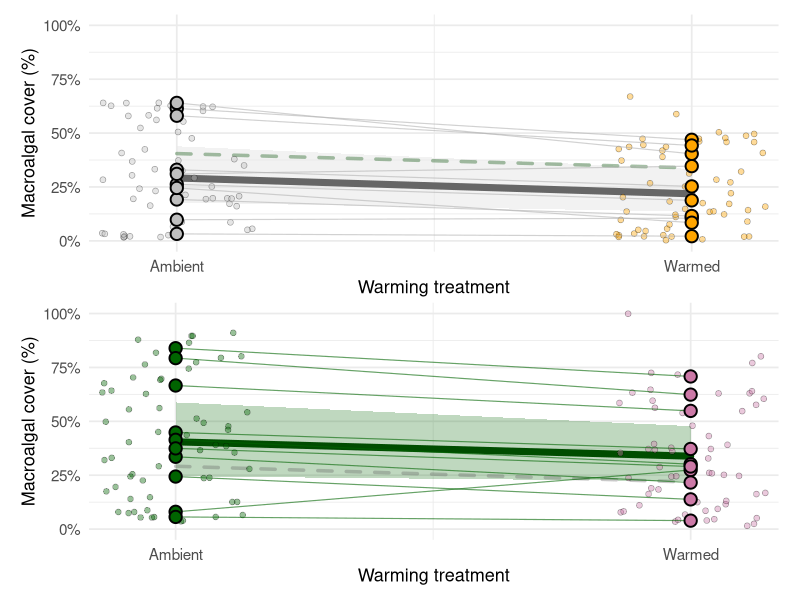
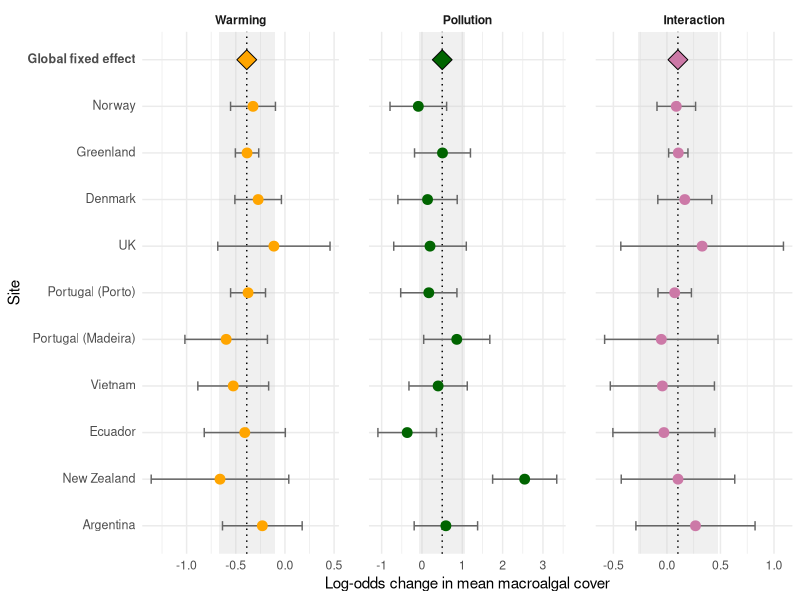
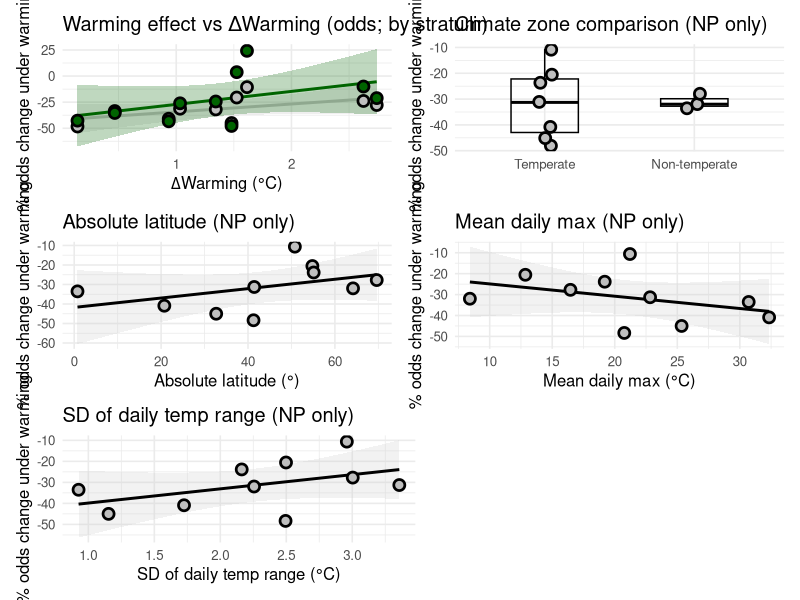
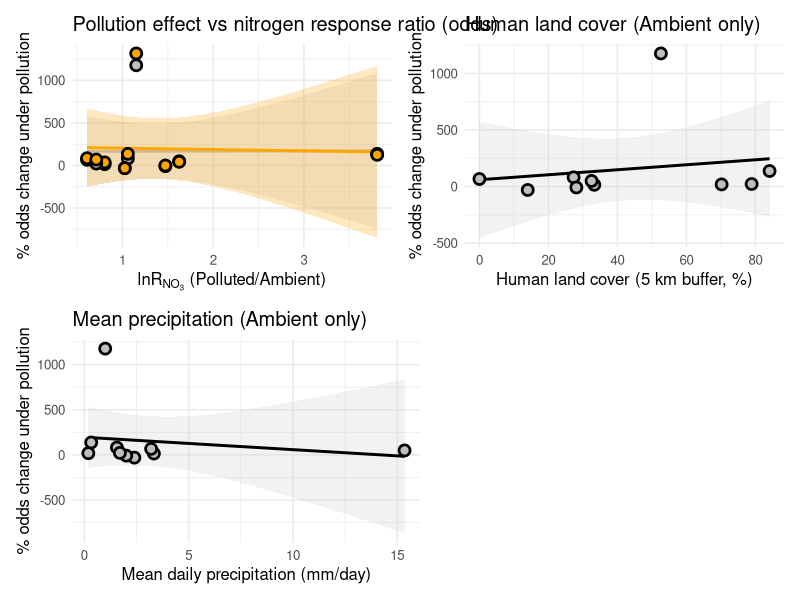

Write the R code that produced these figures, in order.
###############################################################################
# Macroalgal cover (Main analyses)
#
#   Plate-level summer means (AvgAlgae = % cover)
#   Final Beta–logit GLMM on proportion (0, 1)
#   * Random effects: (1 + Warming + Pollution + Warming:Pollution | Site)
#   Fixed effects + EMM contrasts
#   Interaction classification
#   Conditional plot
#   Site-level stressor responses (log-odds caterpillar BLUP plot + biogeography tables)
#   Meta-regressions (warming sensitivity; pollution sensitivity)
#   Diagnostics & influence key pollution meta-regression
###############################################################################

## 0. Setup -------------------------------------------------------------------
library(here)
library(tidyverse)
library(glmmTMB)
library(emmeans)
library(broom.mixed)
library(broom)
library(patchwork)
library(ggtext)
library(grid)
library(scales)

set.seed(1)

## 0.1 Global constants --------------------------------------------------------

# Treatment fills
TREAT_FILL <- c(
  "NP_Ambient" = "grey75",
  "NP_Warmed"  = "orange",
  "P_Ambient"  = "#006400",
  "P_Warmed"   = "#CC79A7"
)

# Meta-regression strata palettes
PAL_STRATA <- c("Non-Polluted" = "grey75", "Polluted" = "#006400")
PAL_WARM   <- c("Ambient" = "grey75", "Warmed" = "orange")

# Interaction equivalence band on exponentiated interaction term (±5%)
# For beta–logit, exp(beta_int) is an odds ratio (OR).
EQUIV_LO <- 0.95
EQUIV_HI <- 1.05

# Beta-family requires response strictly within (0, 1).
# We clip the proportion using an epsilon so the model is well-defined.
BETA_EPS <- 0.001

## 0.2 Helper functions --------------------------------------------------------

# emmeans/broom outputs use several different CI column conventions
#   (lower.CL / upper.CL, conf.low / conf.high, etc.).
# This helper standardises to `lower` and `upper` so downstream code is stable.
standardize_ci <- function(df) {
  lower_candidates <- c("lower.CL", "asymp.LCL", "LCL", "conf.low")
  upper_candidates <- c("upper.CL", "asymp.UCL", "UCL", "conf.high")
  
  lower_name <- lower_candidates[lower_candidates %in% names(df)][1]
  upper_name <- upper_candidates[upper_candidates %in% names(df)][1]
  
  if (is.na(lower_name) || is.na(upper_name)) {
    stop("standardize_ci(): CI columns not found. Present: ",
         paste(names(df), collapse = ", "))
  }
  
  df %>% dplyr::rename(lower = !!lower_name, upper = !!upper_name)
}

# Variance-covariance arrays can contain tiny negative values due to floating point rounding.
# We clamp <0 to 0 before sqrt to avoid NaNs.
safe_sqrt <- function(x) {
  v <- as.numeric(x)
  v[!is.finite(v) | v < 0] <- 0
  sqrt(v)
}

# Harmonise site naming for joins/plots only.
clean_site <- function(x) {
  dplyr::case_when(
    x == "Portugal1" ~ "Portugal 1",
    x == "Portugal2" ~ "Portugal 2",
    x == "Vietnam1"  ~ "Vietnam",
    x == "Vietnam"   ~ "Vietnam",
    x == "NZ"        ~ "New Zealand",
    x == "United Kingdom" ~ "UK",
    TRUE ~ x
  )
}

# Clean labels used in caterpillar plots (names for display only)
pretty_site_labels <- function(x) {
  dplyr::recode(
    x,
    "Portugal 1" = "Portugal (Madeira)",
    "Portugal 2" = "Portugal (Porto)",
    "Vietnam"    = "Vietnam",
    .default     = x
  )
}

## 1. Data preparation & aggregation ------------------------------------------

## 1.1 Load full dataset
data_raw <- readr::read_csv(
  here::here("Dataframes", "Full global HotMess data.csv"),
  show_col_types = FALSE
)

## 1.2 Recode treatments
# Warming: Black pad = warmed (1), White pad = ambient (0)
# Pollution: P region = polluted (1), N region = non-polluted (0)
data_prep <- data_raw %>%
  mutate(
    Warming   = if_else(`0-Pad colour` == "B", 1L, 0L),
    Pollution = if_else(`0-Pad region` == "P", 1L, 0L)
  )

## 1.3 Aggregate to pad-level summer means
pad_summary <- data_prep %>%
  group_by(`0-Country/site`, `0-Pad ID`) %>%
  summarise(
    `0-Pad region`   = first(`0-Pad region`),
    `0-Pad colour`   = first(`0-Pad colour`),
    `0-Latitude`     = first(`0-Latitude`),
    `4-Is_temperate` = first(`4-Is_temperate`),
    Warming          = first(Warming),
    Pollution        = first(Pollution),
    AvgAlgae         = mean(`3-Macroalgae total pct cover`, na.rm = TRUE),
    .groups = "drop"
  ) %>%
  filter(is.finite(AvgAlgae))

## 1.4 Drop sites with extremely low algae signal across summer
# Beta–logit + site-level slopes become unstable when the response is effectively ~0 at a whole site. 
# Such sites contribute little information about proportional changes in cover.
low_sites <- pad_summary %>%
  group_by(`0-Country/site`) %>%
  summarise(mu = mean(AvgAlgae, na.rm = TRUE), .groups = "drop") %>%
  filter(mu < 1) %>%  # <1% average cover across summer
  pull(`0-Country/site`)
print(low_sites) # Chile

## 1.5 Build model response + plot keys
pad_summary <- pad_summary %>%
  filter(!(`0-Country/site` %in% low_sites)) %>%
  mutate(
    # Convert percent cover to proportion
    prop_algae = AvgAlgae / 100,
    
    # Clip to (0, 1) for beta-family compatibility
    prop_algae = pmin(pmax(prop_algae, BETA_EPS), 1 - BETA_EPS),
    
    # Clean site name for joins/plots only (model uses raw site string)
    Site_clean = clean_site(`0-Country/site`)
  )

## 2. Final model specification -----------------------------------------------

## 2.1 Final beta–logit GLMM on prop_algae, with full random effects structure
# Optimiser notes:
#   We set optimizer=optim(method="BFGS") and profile=TRUE to improve stability for the beta–logit + random-slope structure.
algae_beta <- glmmTMB(
  prop_algae ~ Warming * Pollution +
    (1 + Warming + Pollution + Warming:Pollution | `0-Country/site`),
  data   = pad_summary,
  family = beta_family(link = "logit"),
  control = glmmTMBControl(
    optimizer = optim,
    optArgs   = list(method = "BFGS"),
    profile   = TRUE
  )
)
summary(algae_beta)

## 2.2 Quick model checks
# Fuller diagnostics / alternative specifications provided in ADDITIONAL.
pdHess_ok <- tryCatch(isTRUE(algae_beta$sdr$pdHess), error = function(e) NA)
conv_code <- tryCatch(algae_beta$fit$convergence,     error = function(e) NA)

model_check_tbl <- tibble(
  pdHess      = pdHess_ok,
  convergence = conv_code
)
print(model_check_tbl)
# Positive-definite Hessian; well-behaved curvature
# Convergence code = 0; successful convergence

## 3. Main results ------------------------------------------------------------

## 3.1 Fixed effects table (logit scale + OR + % odds change)
fe_tbl <- broom.mixed::tidy(algae_beta, effects = "fixed", conf.int = TRUE) %>%
  transmute(
    term,
    estimate_logit  = estimate,
    std_error       = std.error,
    z_value         = statistic,
    p_value         = p.value,
    odds_ratio      = exp(estimate),
    OR_LCL          = exp(conf.low),
    OR_UCL          = exp(conf.high),
    pct_change_odds = 100 * (odds_ratio - 1)
  )
print(fe_tbl)

## 3.2 EMM contrasts
emm_link <- emmeans(algae_beta, ~ Warming * Pollution, type = "link")

# Warmed vs Ambient within each Pollution stratum
warm_contr <- contrast(emm_link, method = "revpairwise", by = "Pollution") %>%
  summary(infer = TRUE) %>%
  standardize_ci() %>%
  transmute(
    Contrast = "Warmed vs Ambient",
    Stratum  = ifelse(Pollution == 0, "Non-Polluted", "Polluted"),
    Ratio    = exp(estimate),
    LCL      = exp(lower),
    UCL      = exp(upper),
    `Δ %`    = 100 * (Ratio - 1),
    p        = p.value
  )

# Polluted vs Non-polluted within each Warming stratum
poll_contr <- contrast(emm_link, method = "revpairwise", by = "Warming") %>%
  summary(infer = TRUE) %>%
  standardize_ci() %>%
  transmute(
    Contrast = "Polluted vs Non-polluted",
    Stratum  = ifelse(Warming == 0, "Ambient", "Warmed"),
    Ratio    = exp(estimate),
    LCL      = exp(lower),
    UCL      = exp(upper),
    `Δ %`    = 100 * (Ratio - 1),
    p        = p.value
  )

emm_table <- bind_rows(warm_contr, poll_contr)
print(emm_table)

## 3.3 Interaction classification (±5% OR band + p-value gate)

# We classify the Warming×Pollution interaction on the model’s natural (logit) scale, but
# report exp(beta_int) as an odds ratio (OR) using:
#   - p<0.05 gate on the interaction term
#   - ±5% equivalence band on OR: [0.95, 1.05] to determine meaningful deviations from null
# Directional labels use additive vs observed changes on the logit scale:
#   d_add = beta_W + beta_P
#   d_obs = d_add + beta_WP
extract_interaction_class_logit <- function(model,
                                            alpha = 0.05,
                                            equiv_lo = EQUIV_LO,
                                            equiv_hi = EQUIV_HI,
                                            label = "Whole Season") {
  
  fe <- broom.mixed::tidy(model, effects = "fixed", conf.int = TRUE)
  
  getv <- function(term, col) {
    out <- fe %>% filter(.data$term == term) %>% slice(1) %>% pull(.data[[col]])
    if (length(out) == 0) NA_real_ else out
  }
  
  b0  <- getv("(Intercept)", "estimate")
  bw  <- getv("Warming", "estimate")
  bp  <- getv("Pollution", "estimate")
  bwp <- getv("Warming:Pollution", "estimate")
  
  pwp <- getv("Warming:Pollution", "p.value")
  lo  <- getv("Warming:Pollution", "conf.low")
  hi  <- getv("Warming:Pollution", "conf.high")
  
  if (any(is.na(c(b0, bw, bp, bwp, pwp, lo, hi)))) {
    stop("extract_interaction_class_logit(): Missing fixed-effect term(s) or CI columns.")
  }
  
  d_add <- bw + bp
  d_obs <- d_add + bwp
  
  OR    <- exp(bwp)
  OR_lo <- exp(lo)
  OR_hi <- exp(hi)
  
  overlaps_equiv <- !(OR_hi < equiv_lo || OR_lo > equiv_hi)
  
  dir_label <- dplyr::case_when(
    (d_add > 0 & d_obs < 0) ~ "Reversal (Pos to Neg)",
    (d_add < 0 & d_obs > 0) ~ "Reversal (Neg to Pos)",
    sign(d_add) == sign(bwp) ~ "Synergism (same-sign)",
    TRUE ~ "Antagonism (opp-sign)"
  )
  
  class <- dplyr::case_when(
    is.na(pwp) | pwp >= alpha ~ "Unclassified (p≥0.05)",
    overlaps_equiv            ~ "Additive (CI overlaps ±5%)",
    TRUE                      ~ dir_label
  )
  
  tibble(
    Date = label,
    Interaction_OR = OR,
    OR_CI = sprintf("[%.3f, %.3f]", OR_lo, OR_hi),
    p_value = pwp,
    Class = class,
    Additive_logit = d_add,
    Observed_logit = d_obs,
    Additive_prob  = plogis(b0 + d_add),
    Observed_prob  = plogis(b0 + d_obs)
  )
}

int_class_tbl <- extract_interaction_class_logit(algae_beta, label = "Whole Season")
print(int_class_tbl)

## 3.4 Conditional plot
emm_resp <- emmeans(algae_beta, ~ Warming * Pollution, type = "response")

pred <- as.data.frame(emm_resp) %>%
  standardize_ci() %>%
  rename(prop_pred = response, lower_prop = lower, upper_prop = upper) %>%
  mutate(
    Warming     = factor(Warming,   levels = c(0, 1), labels = c("Ambient", "Warmed")),
    Pollution   = factor(Pollution, levels = c(0, 1), labels = c("Non-Polluted", "Polluted")),
    Warming_num = if_else(Warming == "Ambient", 0.4, 0.6)
  )

raw_df <- pad_summary %>%
  mutate(
    Warming     = factor(Warming,   levels = c(0, 1), labels = c("Ambient", "Warmed")),
    Pollution   = factor(Pollution, levels = c(0, 1), labels = c("Non-Polluted", "Polluted")),
    Warming_num = if_else(Warming == "Ambient", 0.4, 0.6),
    TreatFill   = case_when(
      Pollution == "Non-Polluted" & Warming == "Ambient" ~ "NP_Ambient",
      Pollution == "Non-Polluted" & Warming == "Warmed"  ~ "NP_Warmed",
      Pollution == "Polluted"     & Warming == "Ambient" ~ "P_Ambient",
      Pollution == "Polluted"     & Warming == "Warmed"  ~ "P_Warmed"
    )
  )

site_means <- raw_df %>%
  group_by(Site = `0-Country/site`, Warming, Pollution) %>%
  summarise(site_prop = mean(prop_algae, na.rm = TRUE), .groups = "drop") %>%
  group_by(Site, Pollution) %>%
  filter(n_distinct(Warming) == 2) %>%
  ungroup() %>%
  mutate(
    Warming_num = if_else(Warming == "Ambient", 0.4, 0.6),
    TreatFill   = case_when(
      Pollution == "Non-Polluted" & Warming == "Ambient" ~ "NP_Ambient",
      Pollution == "Non-Polluted" & Warming == "Warmed"  ~ "NP_Warmed",
      Pollution == "Polluted"     & Warming == "Ambient" ~ "P_Ambient",
      Pollution == "Polluted"     & Warming == "Warmed"  ~ "P_Warmed"
    )
  )

pred_np <- pred %>% filter(Pollution == "Non-Polluted")
pred_p  <- pred %>% filter(Pollution == "Polluted")

raw_np  <- raw_df %>% filter(Pollution == "Non-Polluted")
raw_p   <- raw_df %>% filter(Pollution == "Polluted")

site_np <- site_means %>% filter(Pollution == "Non-Polluted")
site_p  <- site_means %>% filter(Pollution == "Polluted")

# Non-polluted panel
p_np <- ggplot() +
  geom_ribbon(
    data = pred_np,
    aes(x = Warming_num, ymin = lower_prop, ymax = upper_prop),
    fill = "grey90", alpha = 0.5, colour = NA
  ) +
  # Cross-stratum comparison line (Polluted), faint dashed
  geom_line(
    data = pred_p,
    aes(x = Warming_num, y = prop_pred, group = 1),
    colour = "#004d00", linewidth = 1.2, linetype = "dashed", alpha = 0.35, lineend = "round"
  ) +
  geom_line(
    data = pred_np,
    aes(x = Warming_num, y = prop_pred, group = 1),
    colour = "grey40", linewidth = 2.4, lineend = "round"
  ) +
  geom_jitter(
    data = raw_np,
    aes(x = Warming_num, y = prop_algae, fill = TreatFill),
    width = 0.03, alpha = 0.4, size = 1.8, shape = 21,
    colour = "black", stroke = 0.3, show.legend = FALSE
  ) +
  geom_line(
    data = site_np,
    aes(x = Warming_num, y = site_prop, group = Site),
    colour = "grey70", linewidth = 0.4, alpha = 0.6
  ) +
  geom_point(
    data = site_np,
    aes(x = Warming_num, y = site_prop, fill = TreatFill),
    shape = 21, size = 3.5, stroke = 1.0, colour = "black"
  ) +
  scale_fill_manual(values = TREAT_FILL) +
  scale_x_continuous(
    breaks = c(0.4, 0.6), labels = c("Ambient", "Warmed"),
    expand = expansion(mult = c(0.02, 0.02))
  ) +
  scale_y_continuous(
    name   = "Macroalgal cover (%)",
    limits = c(0, 1),
    breaks = c(0, 0.25, 0.5, 0.75, 1),
    labels = scales::percent
  ) +
  labs(x = "Warming treatment") +
  theme_minimal(base_size = 13) +
  theme(
    legend.position = "none",
    axis.title.y    = element_text(size = 13),
    axis.text       = element_text(size = 11),
    plot.margin     = margin(t = 5, r = 10, b = 2, l = 10)
  )

# Polluted panel
p_p <- ggplot() +
  geom_ribbon(
    data = pred_p,
    aes(x = Warming_num, ymin = lower_prop, ymax = upper_prop),
    fill = "#006400", alpha = 0.25, colour = NA
  ) +
  # Cross-stratum comparison line (Non-Polluted), faint dashed
  geom_line(
    data = pred_np,
    aes(x = Warming_num, y = prop_pred, group = 1),
    colour = "grey40", linewidth = 1.2, linetype = "dashed", alpha = 0.35, lineend = "round"
  ) +
  geom_line(
    data = pred_p,
    aes(x = Warming_num, y = prop_pred, group = 1),
    colour = "#004d00", linewidth = 2.4, lineend = "round"
  ) +
  geom_jitter(
    data = raw_p,
    aes(x = Warming_num, y = prop_algae, fill = TreatFill),
    width = 0.03, alpha = 0.4, size = 1.8, shape = 21,
    colour = "black", stroke = 0.3, show.legend = FALSE
  ) +
  geom_line(
    data = site_p,
    aes(x = Warming_num, y = site_prop, group = Site),
    colour = "#006400", linewidth = 0.4, alpha = 0.6
  ) +
  geom_point(
    data = site_p,
    aes(x = Warming_num, y = site_prop, fill = TreatFill),
    shape = 21, size = 3.5, stroke = 1.0, colour = "black"
  ) +
  scale_fill_manual(values = TREAT_FILL) +
  scale_x_continuous(
    breaks = c(0.4, 0.6), labels = c("Ambient", "Warmed"),
    expand = expansion(mult = c(0.02, 0.02))
  ) +
  scale_y_continuous(
    name   = "Macroalgal cover (%)",
    limits = c(0, 1),
    breaks = c(0, 0.25, 0.5, 0.75, 1),
    labels = scales::percent
  ) +
  labs(x = "Warming treatment") +
  theme_minimal(base_size = 13) +
  theme(
    legend.position = "none",
    axis.title.y    = element_text(size = 13),
    axis.text       = element_text(size = 11),
    plot.margin     = margin(t = 2, r = 10, b = 5, l = 10)
  )

print(p_np / p_p + plot_layout(heights = c(1, 1)))

## 4. Site-level insights (treatment effects + biogeography) -------------------

# Per-site metadata for ordering (north to south)
site_info <- pad_summary %>%
  distinct(`0-Country/site`, .keep_all = TRUE) %>%
  transmute(
    Site_raw     = `0-Country/site`,
    Site         = clean_site(`0-Country/site`),
    Latitude     = as.numeric(`0-Latitude`),
    Is_temperate = `4-Is_temperate`
  )

# Random effects (BLUPs) and their conditional variance-covariance arrays
re_site  <- ranef(algae_beta, condVar = TRUE)$cond$`0-Country/site`
cv_array <- attr(re_site, "condVar")     # [nTerms x nTerms x nSites]
re_terms <- colnames(re_site)

need_terms <- c("(Intercept)", "Warming", "Pollution", "Warming:Pollution")
if (!all(need_terms %in% re_terms)) {
  stop("Expected random-effect term(s) not found in ranef(algae_beta)$cond$`0-Country/site`: ",
       paste(setdiff(need_terms, re_terms), collapse = ", "))
}

# Fixed effects and their vcov matrix (conditional component)
fix_eff <- fixef(algae_beta)$cond
vc_fix  <- vcov(algae_beta)$cond

# Helper to pull a variance/covariance entry (term_i, term_j) across sites
pv_ij <- function(term_i, term_j) {
  ii <- which(re_terms == term_i)
  jj <- which(re_terms == term_j)
  cv_array[ii, jj, ]
}

site_effects <- tibble(
  Site_raw = rownames(re_site),
  Site     = clean_site(rownames(re_site)),
  u_W      = re_site[, "Warming"],
  u_P      = re_site[, "Pollution"],
  u_INT    = re_site[, "Warming:Pollution"]
) %>%
  mutate(
    # Total slopes (logit / log-odds scale)
    warm_logit = unname(fix_eff["Warming"]) + u_W,
    poll_logit = unname(fix_eff["Pollution"]) + u_P,
    int_logit  = unname(fix_eff["Warming:Pollution"]) + u_INT,
    
    # SEs for each slope (from conditional var-cov diagonals)
    warm_se = safe_sqrt(pv_ij("Warming", "Warming")),
    poll_se = safe_sqrt(pv_ij("Pollution", "Pollution")),
    int_se  = safe_sqrt(pv_ij("Warming:Pollution", "Warming:Pollution"))
  )

# Long-form for plotting: one row per site×term
all_df <- bind_rows(
  site_effects %>% transmute(Site, Term = "Warming",     slope_link = warm_logit, se_link = warm_se),
  site_effects %>% transmute(Site, Term = "Pollution",   slope_link = poll_logit, se_link = poll_se),
  site_effects %>% transmute(Site, Term = "Interaction", slope_link = int_logit,  se_link = int_se)
) %>%
  mutate(
    lower_link = slope_link - 1.96 * se_link,
    upper_link = slope_link + 1.96 * se_link,
    
    # For interpretability: % change in odds corresponding to a log-odds slope
    pct_odds   = 100 * (exp(slope_link) - 1),
    lower_pct  = 100 * (exp(lower_link) - 1),
    upper_pct  = 100 * (exp(upper_link) - 1),
    Term       = factor(Term, levels = c("Warming", "Pollution", "Interaction"))
  )

# Global fixed effects (for the grey reference band at top of each facet)
global_df <- tibble(
  Term       = factor(c("Warming", "Pollution", "Interaction"),
                      levels = c("Warming", "Pollution", "Interaction")),
  slope_link = c(unname(fix_eff["Warming"]),
                 unname(fix_eff["Pollution"]),
                 unname(fix_eff["Warming:Pollution"])),
  se_link    = c(
    safe_sqrt(as.matrix(vc_fix)["Warming", "Warming"]),
    safe_sqrt(as.matrix(vc_fix)["Pollution", "Pollution"]),
    safe_sqrt(as.matrix(vc_fix)["Warming:Pollution", "Warming:Pollution"])
  )
) %>%
  mutate(
    lower_link = slope_link - 1.96 * se_link,
    upper_link = slope_link + 1.96 * se_link,
    pct_odds   = 100 * (exp(slope_link) - 1),
    lower_pct  = 100 * (exp(lower_link) - 1),
    upper_pct  = 100 * (exp(upper_link) - 1),
    Site       = "<b>Global fixed effect</b>"
  )

# Y-order: global at top, then sites north to south
ord_sites <- site_info %>%
  semi_join(all_df %>% distinct(Site), by = "Site") %>%
  arrange(desc(Latitude)) %>%
  pull(Site)

y_levels <- rev(c("<b>Global fixed effect</b>", ord_sites))

# Caterpillar plot: log-odds scale
p_logit_algae <- ggplot() +
  geom_rect(
    data  = global_df,
    aes(xmin = lower_link, xmax = upper_link),
    ymin  = -Inf, ymax = Inf,
    fill  = "grey80", alpha = 0.3
  ) +
  geom_vline(
    data = global_df,
    aes(xintercept = slope_link),
    linetype = "dotted",
    colour   = "black"
  ) +
  geom_point(
    data   = global_df,
    aes(x = slope_link, y = Site, fill = Term),
    shape  = 23,
    size   = 5,
    colour = "black"
  ) +
  geom_errorbarh(
    data   = all_df %>% mutate(Site = as.character(Site)),
    aes(y = Site, xmin = lower_link, xmax = upper_link),
    height = 0.2,
    colour = "#666666"
  ) +
  geom_point(
    data = all_df %>% mutate(Site = as.character(Site)),
    aes(x = slope_link, y = Site, colour = Term),
    size = 3
  ) +
  scale_color_manual(
    values = c(Warming = "orange", Pollution = "darkgreen", Interaction = "#CC79A7"),
    guide = "none"
  ) +
  scale_fill_manual(
    values = c(Warming = "orange", Pollution = "darkgreen", Interaction = "#CC79A7"),
    guide = "none"
  ) +
  facet_wrap(
    ~Term,
    nrow   = 1,
    scales = "free_x",
    labeller = labeller(
      Warming     = "Warming effect",
      Pollution   = "Pollution effect",
      Interaction = "Interaction effect"
    )
  ) +
  scale_x_continuous(name = "Log-odds change in mean macroalgal cover") +
  scale_y_discrete(
    limits = y_levels,
    labels = pretty_site_labels,
    name   = "Site"
  ) +
  theme_minimal() +
  theme(
    strip.text      = element_text(face = "bold"),
    panel.spacing.x = unit(1.5, "lines"),
    axis.text.y     = ggtext::element_markdown(size = 9),
    legend.position = "none"
  )

print(p_logit_algae)

## 4.1 Biogeographic tables (latitude + climate zone)
get_site_info <- function(pad_summary) {
  pad_summary %>%
    distinct(`0-Country/site`, .keep_all = TRUE) %>%
    transmute(
      Site_raw = `0-Country/site`,
      Site     = clean_site(`0-Country/site`),
      abs_lat  = abs(as.numeric(`0-Latitude`)),
      Climate  = factor(ifelse(`4-Is_temperate`, "Temperate", "Non-temperate"),
                        levels = c("Temperate", "Non-temperate"))
    )
}

# Pearson correlation with 95% CI; returns NA if too few points/variation
tidy_cor <- function(x, y) {
  ok <- is.finite(x) & is.finite(y)
  x <- x[ok]; y <- y[ok]
  N <- length(x)
  if (N < 3 || dplyr::n_distinct(x) < 2 || dplyr::n_distinct(y) < 2) {
    return(tibble(r = NA_real_, r_L = NA_real_, r_U = NA_real_, p = NA_real_, N = N))
  }
  ct <- cor.test(x, y, method = "pearson", conf.level = 0.95)
  tibble(r = unname(ct$estimate), r_L = ct$conf.int[1], r_U = ct$conf.int[2],
         p = unname(ct$p.value), N = N)
}

# Simple linear slope (y ~ x) with 95% CI; returns NA if underpowered
tidy_slope <- function(x, y) {
  ok <- is.finite(x) & is.finite(y)
  x <- x[ok]; y <- y[ok]
  if (length(x) < 3 || dplyr::n_distinct(x) < 2) {
    return(tibble(slope = NA_real_, s_L = NA_real_, s_U = NA_real_))
  }
  broom::tidy(lm(y ~ x), conf.int = TRUE) %>%
    filter(term == "x") %>%
    transmute(slope = estimate, s_L = conf.low, s_U = conf.high)
}

# Two-sample t-test summary for Temperate vs Non-temperate
tidy_zone <- function(y, zone) {
  d <- tibble(y = y, zone = zone) %>% filter(is.finite(y), !is.na(zone))
  if (dplyr::n_distinct(d$zone) < 2) {
    return(tibble(
      N_Temperate = NA, N_NonTemp = NA,
      Mean_Temperate = NA, Mean_NonTemp = NA,
      Diff_TminusN = NA, CI_L = NA, CI_U = NA,
      t = NA, df = NA, p = NA
    ))
  }
  tt <- t.test(y ~ zone, data = d)
  tibble(
    N_Temperate    = sum(d$zone == "Temperate"),
    N_NonTemp      = sum(d$zone == "Non-temperate"),
    Mean_Temperate = mean(d$y[d$zone == "Temperate"]),
    Mean_NonTemp   = mean(d$y[d$zone == "Non-temperate"]),
    Diff_TminusN   = unname(diff(tt$estimate)),
    CI_L = tt$conf.int[1], CI_U = tt$conf.int[2],
    t  = unname(tt$statistic),
    df = unname(tt$parameter),
    p  = unname(tt$p.value)
  )
}

make_biogeog_tables <- function(effects_df, pad_summary, response_label, pct_col) {
  site_info2 <- get_site_info(pad_summary)
  
  ef <- effects_df %>%
    mutate(Site = as.character(Site)) %>%
    filter(Site != "<b>Global fixed effect</b>") %>%
    select(Site, Term, !!pct_col) %>%
    rename(pct_effect = !!pct_col) %>%
    left_join(site_info2, by = "Site") %>%
    filter(is.finite(pct_effect), is.finite(abs_lat), !is.na(Climate))
  
  zone <- ef %>%
    group_by(Term) %>%
    summarise(tidy_zone(pct_effect, Climate), .groups = "drop") %>%
    mutate(Response = response_label) %>%
    relocate(Response, Term) %>%
    mutate(across(c(Mean_Temperate, Mean_NonTemp, Diff_TminusN, t), ~round(., 2)),
           p = signif(p, 3))
  
  latitude <- ef %>%
    group_by(Term) %>%
    summarise(tidy_cor(abs_lat, pct_effect), tidy_slope(abs_lat, pct_effect), .groups = "drop") %>%
    mutate(Response = response_label) %>%
    relocate(Response, Term) %>%
    mutate(across(c(r, r_L, r_U, slope, s_L, s_U), ~round(., 3)),
           p = signif(p, 3))
  
  list(zone = zone, latitude = latitude)
}

alg_biog <- make_biogeog_tables(
  effects_df = all_df,
  pad_summary = pad_summary,
  response_label = "Macroalgae",
  pct_col = "pct_odds"
)

print(alg_biog$zone)
print(alg_biog$latitude)

## 5. Meta-regression: site-level warming sensitivity --------------------------

re_df <- tibble(
  Site_raw = rownames(re_site),
  Site     = clean_site(rownames(re_site)),
  uW       = re_site[, "Warming"],
  uP       = re_site[, "Pollution"],
  uINT     = re_site[, "Warming:Pollution"]
)

df_warm <- re_df %>%
  tidyr::expand_grid(Pollution = c("Non-Polluted", "Polluted")) %>%
  mutate(
    slope_logit = (unname(fix_eff["Warming"]) + uW) +
      if_else(Pollution == "Polluted",
              unname(fix_eff["Warming:Pollution"]) + uINT, 0),
    warm_pct_odds = 100 * (exp(slope_logit) - 1)
  )

sites_in_model <- tibble(Site = clean_site(rownames(re_site)))

# ΔWarming (°C) from logger summary (hard-coded; see logger-processing code for provenance).
pad_max_temps <- tibble::tribble(
  ~Site,         ~Ambient, ~Warmed,
  "Argentina",    29.55833, 31.08333,
  "Ecuador",      41.26667, 41.73333,
  "New Zealand",  36.58182, 36.72500,
  "Denmark",      43.13333, 45.75833,
  "Greenland",    21.37500, 22.71818,
  "Norway",       31.31818, 34.05833,
  "Portugal 1",   49.56000, 51.04000,
  "Portugal 2",   35.32500, 36.35833,
  "Vietnam",      50.37500, 51.31000,
  "UK",           36.44167, 38.05572
) %>%
  mutate(Site = clean_site(Site), DeltaWarming = Warmed - Ambient) %>%
  select(Site, DeltaWarming) %>%
  semi_join(sites_in_model, by = "Site")

# Thermal/geography moderators
df_mods <- data_prep %>%
  distinct(`0-Country/site`, .keep_all = TRUE) %>%
  transmute(
    Site = clean_site(`0-Country/site`),
    abs_lat = abs(`0-Latitude`),
    Climate = factor(ifelse(`4-Is_temperate`, "Temperate", "Non-temperate"),
                     levels = c("Temperate", "Non-temperate")),
    mean_daily_max_temp = `4-mean_daily_max_temp`,
    temp_range_sd       = `4-sd_temp_range`
  ) %>%
  semi_join(sites_in_model, by = "Site")

df_meta_warm <- df_warm %>%
  left_join(pad_max_temps, by = "Site") %>%
  left_join(df_mods,       by = "Site")

# 5.1 Warming meta-regression outputs

# Table A: ΔWarming association in each Pollution stratum
Algae_Warm_TableA <- bind_rows(
  { s <- df_meta_warm %>% filter(Pollution == "Non-Polluted");
  bind_cols(
    tibble(Response = "Macroalgae", Stratum = "Non-Polluted"),
    tidy_cor(s$DeltaWarming, s$warm_pct_odds),
    tidy_slope(s$DeltaWarming, s$warm_pct_odds)
  )
  },
  { s <- df_meta_warm %>% filter(Pollution == "Polluted");
  bind_cols(
    tibble(Response = "Macroalgae", Stratum = "Polluted"),
    tidy_cor(s$DeltaWarming, s$warm_pct_odds),
    tidy_slope(s$DeltaWarming, s$warm_pct_odds)
  )
  }
) %>%
  mutate(across(c(r, r_L, r_U, slope, s_L, s_U), ~round(., 3)),
         p = signif(p, 3))

# Table B: NP-only associations with moderators (lat + thermal metrics)
df_np <- df_meta_warm %>%
  filter(Pollution == "Non-Polluted", is.finite(warm_pct_odds))

Algae_Warm_TableB <- bind_rows(
  { s <- df_np %>% filter(is.finite(abs_lat));
  bind_cols(
    tibble(Response = "Macroalgae", Moderator = "Absolute latitude (°)"),
    tidy_cor(s$abs_lat, s$warm_pct_odds),
    tidy_slope(s$abs_lat, s$warm_pct_odds)
  )
  },
  { s <- df_np %>% filter(is.finite(mean_daily_max_temp));
  bind_cols(
    tibble(Response = "Macroalgae", Moderator = "Mean daily max (°C)"),
    tidy_cor(s$mean_daily_max_temp, s$warm_pct_odds),
    tidy_slope(s$mean_daily_max_temp, s$warm_pct_odds)
  )
  },
  { s <- df_np %>% filter(is.finite(temp_range_sd));
  bind_cols(
    tibble(Response = "Macroalgae", Moderator = "SD of daily temp range (°C)"),
    tidy_cor(s$temp_range_sd, s$warm_pct_odds),
    tidy_slope(s$temp_range_sd, s$warm_pct_odds)
  )
  }
) %>%
  mutate(across(c(r, r_L, r_U, slope, s_L, s_U), ~round(., 3)),
         p = signif(p, 3))

# Table C: NP-only climate-zone test
df_zone <- df_np %>% filter(!is.na(Climate), is.finite(warm_pct_odds))
Algae_Warm_TableC <- bind_cols(
  tibble(Response = "Macroalgae", Stratum = "Non-Polluted"),
  tidy_zone(df_zone$warm_pct_odds, df_zone$Climate)
) %>%
  relocate(Response, Stratum) %>%
  mutate(across(c(Mean_Temperate, Mean_NonTemp, Diff_TminusN, CI_L, CI_U, t),
                ~round(., 2)),
         p = signif(p, 3))

print(Algae_Warm_TableA)
print(Algae_Warm_TableB)
print(Algae_Warm_TableC)

# Warming figures
df_dw   <- df_meta_warm %>% filter(is.finite(DeltaWarming), is.finite(warm_pct_odds), !is.na(Pollution))
df_lat  <- df_np %>% filter(is.finite(abs_lat))
df_max  <- df_np %>% filter(is.finite(mean_daily_max_temp))
df_sd   <- df_np %>% filter(is.finite(temp_range_sd))
df_zone <- df_np %>% filter(!is.na(Climate))

base_theme <- theme_minimal(base_size = 12) +
  theme(plot.title = element_text(face = "plain"),
        legend.position = "none")

g_w_dw <- ggplot(df_dw, aes(DeltaWarming, warm_pct_odds)) +
  geom_smooth(aes(color = Pollution, fill = Pollution),
              method = "lm", formula = y ~ x, se = TRUE, alpha = 0.25) +
  geom_point(aes(fill = Pollution),
             shape = 21, size = 2.8, stroke = 1.4, colour = "black") +
  scale_color_manual(values = PAL_STRATA) +
  scale_fill_manual(values  = PAL_STRATA) +
  labs(title = "Warming effect vs ΔWarming (odds; by stratum)",
       x = expression(Delta * "Warming (°C)"),
       y = "% odds change under warming") +
  base_theme

g_w_zone <- ggplot(df_zone, aes(Climate, warm_pct_odds)) +
  geom_boxplot(width = 0.45, fill = NA, colour = "black", outlier.shape = NA) +
  geom_jitter(width = 0.05, shape = 21, size = 2.8, stroke = 1.4,
              fill = "grey75", colour = "black") +
  labs(title = "Climate zone comparison (NP only)", x = NULL, y = "% odds change under warming") +
  base_theme

g_w_lat <- ggplot(df_lat, aes(abs_lat, warm_pct_odds)) +
  geom_smooth(method = "lm", formula = y ~ x, se = TRUE,
              colour = "black", fill = "grey80", alpha = 0.25) +
  geom_point(shape = 21, size = 2.8, stroke = 1.4,
             fill = "grey75", colour = "black") +
  labs(title = "Absolute latitude (NP only)", x = "Absolute latitude (°)", y = "% odds change under warming") +
  base_theme

g_w_max <- ggplot(df_max, aes(mean_daily_max_temp, warm_pct_odds)) +
  geom_smooth(method = "lm", formula = y ~ x, se = TRUE,
              colour = "black", fill = "grey80", alpha = 0.25) +
  geom_point(shape = 21, size = 2.8, stroke = 1.4,
             fill = "grey75", colour = "black") +
  labs(title = "Mean daily max (NP only)", x = "Mean daily max (°C)", y = "% odds change under warming") +
  base_theme

g_w_sd <- ggplot(df_sd, aes(temp_range_sd, warm_pct_odds)) +
  geom_smooth(method = "lm", formula = y ~ x, se = TRUE,
              colour = "black", fill = "grey80", alpha = 0.25) +
  geom_point(shape = 21, size = 2.8, stroke = 1.4,
             fill = "grey75", colour = "black") +
  labs(title = "SD of daily temp range (NP only)", x = "SD of daily temp range (°C)", y = "% odds change under warming") +
  base_theme

print((g_w_dw | g_w_zone) / (g_w_lat | g_w_max) / (g_w_sd | plot_spacer()))

## 6. Meta-regression: site-level pollution sensitivity ------------------------

df_poll <- re_df %>%
  tidyr::expand_grid(Warming = c("Ambient", "Warmed")) %>%
  mutate(
    slope_logit = (unname(fix_eff["Pollution"]) + uP) +
      if_else(Warming == "Warmed",
              unname(fix_eff["Warming:Pollution"]) + uINT, 0),
    poll_pct_odds = 100 * (exp(slope_logit) - 1)
  )

sites_in_model <- tibble(Site = clean_site(rownames(re_site)))

# Nitrate enrichment dose as lnR_NO3 (hard-coded from nutrient processing; see 'Pollution processing' supplementary code for summaries).
df_no3 <- tibble::tribble(
  ~Site,           ~prop_increase,
  "Argentina",      1.8850390,
  "Denmark",        1.2343662,
  "Ecuador",        1.7889979,
  "Greenland",      0.8395716,
  "New Zealand",    2.1634769,
  "Norway",         3.3617540,
  "Portugal 1",    44.0322001,
  "United Kingdom", 1.0363179,
  "Vietnam",        4.0791139
) %>%
  mutate(Site = clean_site(Site), lnR_NO3 = log1p(prop_increase)) %>%
  select(Site, lnR_NO3) %>%
  semi_join(sites_in_model, by = "Site") %>%
  filter(Site != "Portugal 2")

df_mod_poll <- data_prep %>%
  distinct(`0-Country/site`, .keep_all = TRUE) %>%
  transmute(
    Site      = clean_site(`0-Country/site`),
    human     = `4-pct_human_landuse`,
    precip_mu = `4-mean_daily_precip`
  ) %>%
  semi_join(sites_in_model, by = "Site")

df_meta_poll <- df_poll %>%
  left_join(df_no3,      by = "Site") %>%
  left_join(df_mod_poll, by = "Site")

## 6.1 Pollution meta-regression outputs ----------------

# Table A: lnR_NO3 vs poll_pct by Warming stratum
Algae_Poll_TableA <- bind_rows(
  { s <- df_meta_poll %>% filter(Warming == "Ambient", is.finite(lnR_NO3), is.finite(poll_pct_odds));
  bind_cols(
    tibble(Response = "Macroalgae", Stratum = "Ambient"),
    tidy_cor(s$lnR_NO3, s$poll_pct_odds),
    tidy_slope(s$lnR_NO3, s$poll_pct_odds)
  )
  },
  { s <- df_meta_poll %>% filter(Warming == "Warmed", is.finite(lnR_NO3), is.finite(poll_pct_odds));
  bind_cols(
    tibble(Response = "Macroalgae", Stratum = "Warmed"),
    tidy_cor(s$lnR_NO3, s$poll_pct_odds),
    tidy_slope(s$lnR_NO3, s$poll_pct_odds)
  )
  }
) %>%
  mutate(across(c(r, r_L, r_U, slope, s_L, s_U), ~round(., 3)),
         p = signif(p, 3))

# Table B: Ambient-only associations with human + precip
df_amb <- df_meta_poll %>%
  filter(Warming == "Ambient") %>%
  filter(is.finite(human), is.finite(precip_mu), is.finite(poll_pct_odds))

Algae_Poll_TableB <- bind_rows(
  { s <- df_amb %>% filter(is.finite(human));
  bind_cols(
    tibble(Response = "Macroalgae", Moderator = "Human land cover (%)", Stratum = "Ambient"),
    tidy_cor(s$human, s$poll_pct_odds),
    tidy_slope(s$human, s$poll_pct_odds)
  )
  },
  { s <- df_amb %>% filter(is.finite(precip_mu));
  bind_cols(
    tibble(Response = "Macroalgae", Moderator = "Mean precipitation (mm/day)", Stratum = "Ambient"),
    tidy_cor(s$precip_mu, s$poll_pct_odds),
    tidy_slope(s$precip_mu, s$poll_pct_odds)
  )
  }
) %>%
  mutate(across(c(r, r_L, r_U, slope, s_L, s_U), ~round(., 3)),
         p = signif(p, 3))

print(Algae_Poll_TableA)
print(Algae_Poll_TableB)

## 6.2 Pollution figures -------------------------------------------------------

df_meta_poll_lnR <- df_meta_poll %>%
  filter(is.finite(lnR_NO3), is.finite(poll_pct_odds)) %>%
  filter(Site != "Portugal 2")

base_theme <- theme_minimal(base_size = 12) +
  theme(plot.title = element_text(face = "plain"),
        legend.position = "none")

g_p_lnR <- ggplot(df_meta_poll_lnR, aes(lnR_NO3, poll_pct_odds)) +
  geom_smooth(aes(color = Warming, fill = Warming),
              method = "lm", formula = y ~ x, se = TRUE, fullrange = TRUE, alpha = 0.25) +
  geom_point(aes(fill = Warming),
             shape = 21, size = 2.8, stroke = 1.4, colour = "black") +
  scale_color_manual(values = PAL_WARM) +
  scale_fill_manual(values  = PAL_WARM) +
  labs(title = "Pollution effect vs nitrogen response ratio (odds)",
       x = expression(ln * "R"[NO[3]] * " (Polluted/Ambient)"),
       y = "% odds change under pollution") +
  base_theme

g_p_human <- ggplot(df_amb, aes(human, poll_pct_odds)) +
  geom_smooth(method = "lm", formula = y ~ x, se = TRUE,
              colour = "black", fill = "grey80", alpha = 0.25, fullrange = TRUE) +
  geom_point(shape = 21, size = 2.8, stroke = 1.4,
             fill = "grey75", colour = "black") +
  labs(title = "Human land cover (Ambient only)",
       x = "Human land cover (5 km buffer, %)",
       y = "% odds change under pollution") +
  base_theme

g_p_prec <- ggplot(df_amb, aes(precip_mu, poll_pct_odds)) +
  geom_smooth(method = "lm", formula = y ~ x, se = TRUE,
              colour = "black", fill = "grey80", alpha = 0.25, fullrange = TRUE) +
  geom_point(shape = 21, size = 2.8, stroke = 1.4,
             fill = "grey75", colour = "black") +
  labs(title = "Mean precipitation (Ambient only)",
       x = "Mean daily precipitation (mm/day)",
       y = "% odds change under pollution") +
  base_theme

print((g_p_lnR | g_p_human) / (g_p_prec | plot_spacer()))
